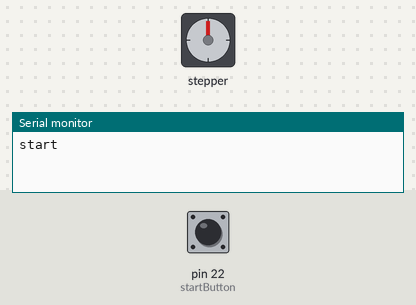
Simulated run of this sketch. Board: Arduino Mega 2560, built with avr-gcc and run on an emulated ATmega2560. Parts: stepper motor, the last lines printed to the serial monitor. The inputs (shaded band) are chosen by the test bench; at power-on: pin 22 (startButton) LOW. Stepper angles assume 200 steps per turn.

Above: at 1.2 s.
1.3 s: pin 22 (startButton) pulled HIGH for 0.15 s
At 2.5 s:
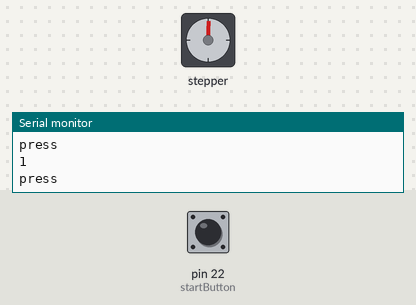
2.9 s: pin 22 (startButton) pulled HIGH for 1 s
At 3.9 s:
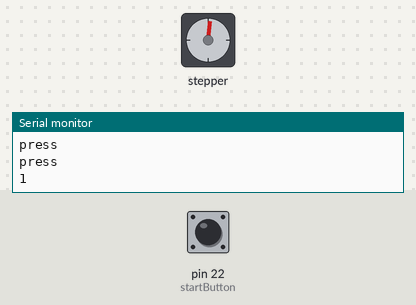
5.4 s: pin 22 (startButton) pulsed HIGH 5 times (0.12 s each, 0.3 s apart)
At 8.0 s:
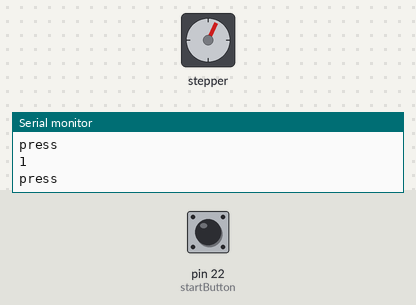
8.4 s: pin 22 (startButton) pulsed HIGH 5 times (0.12 s each, 0.3 s apart)
At 10.2 s:
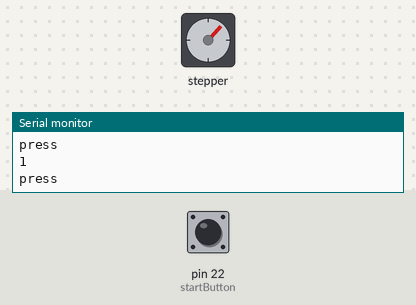
Timing chart, 0 to 11.7 s (numbered marks = the images above; inputs shaded):
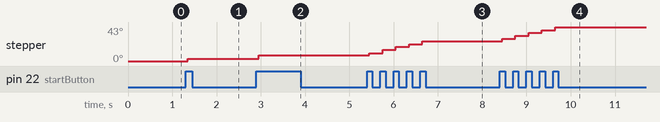

Measured:
- after the input at 5.4 s, stepper: turns 18° clockwise in 1.2 s, starting after 0.05 s
- after the input at 8.4 s, stepper: turns 18° clockwise in 1.2 s, starting after 0.05 s

The sketch:

ultrasound.ino
```cpp
#include <Stepper.h>
// 定義步進馬達轉一圈所需的步數及輸出的腳位
Stepper stepper(200,
                2,
                3,
                4,
                5);  // 360 / 120(120步可以轉一圈) = 30(每一步30度)
const int startButton = 22;  // 切換開始
int startButtonState;
int startButtonLastState = LOW;
long startButtonlastDebounceTime = 0;  // 按键最后一次被触发
long startButtondebounceDelay =
    50;  // 为了滤去抖动暂停的时间，如果发现输出不正常增加这个值

void setup() {
    // 將馬達速度設定為每分鐘80轉(RPM)
    stepper.setSpeed(52);
    Serial.begin(9600);

    Serial.println("start");
    digitalWrite(48, HIGH);

}
void loop() {

    // -------------------- start button -------------------- //
    int startButtonnRead = digitalRead(startButton);
    if (startButtonnRead != startButtonLastState) {  // 如果按键状态和上次不同
        startButtonlastDebounceTime = millis();  // 记录初始时间
    }
    if ((millis() - startButtonlastDebounceTime) > startButtondebounceDelay) {
        if (startButtonnRead != startButtonState) {  // 如果按键状态改变了
            startButtonState = startButtonnRead;
             Serial.println("press");
            // 切換了開始
            if (startButtonnRead == HIGH) {
                stepper.step(200 / 100);  //正半圈
                Serial.println("1 ");
            }
        }
    }
    startButtonLastState = startButtonnRead;  // 保存处理结果
                                              // 馬達行進步數
}
    
```
